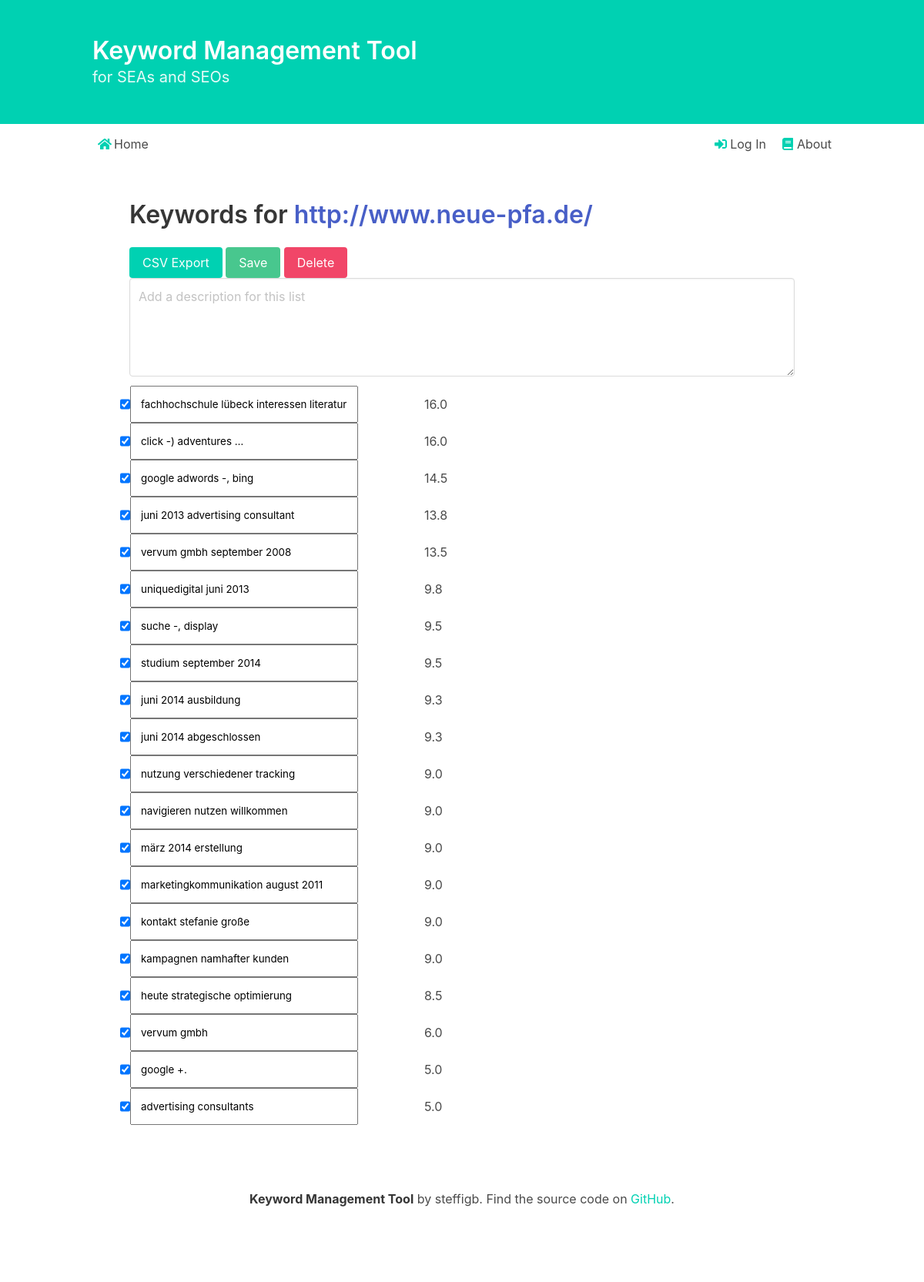
Page /10/list/ on the committed database.
### keywords/models.py (models this page shows)
class KeywordsList(models.Model):
    description = models.TextField(max_length=200)
    url = models.CharField(max_length=200)
    author = models.ForeignKey(
        settings.AUTH_USER_MODEL,
        on_delete=models.CASCADE,
    )

class Keyword(models.Model):
    kw_list = models.ForeignKey(KeywordsList, on_delete=models.CASCADE)
    phrase = models.CharField(max_length=300)
    score = models.FloatField(default=0)

### keywords/views.py (the view)
# urls.py: path('<int:list_id>/list/', views.keyword_list, name='list'),
def keyword_list(request, list_id):
    kw_list = get_object_or_404(KeywordsList, pk=list_id)
    keywords = Keyword.objects.filter(kw_list=kw_list)
    context = {
        "phrases": keywords,
        "list": kw_list,
        "login": True
    }
    template = loader.get_template('keywords/keywords-output.html')
    return HttpResponse(template.render(context, request))

### keywords/templates/keywords/keywords-output.html
{% extends 'keywords/base.html' %}
{% block content %}
<section class='section'>
  <div class='container'>
    <h1 class='title'>Keywords for <a href='{{ list.url }}'>{{ list.url }}</a></h1>
    {% if login%}
    <a href='{% url 'csv_export' list.id %}' target='_blank' class='button is-primary' type='submit' value='csv'>CSV Export</a>
    <a href='' target='_blank' class='button is-success' type='submit' value='csv'>Save</a>
    <a href='' target='_blank' class='button is-danger' type='submit' value='csv'>Delete</a>
    <br/>
    <textarea class='textarea' placeholder='Add a description for this list'></textarea>
    {% endif %}
    <br/>
    <form>
      {% for phrase in phrases %}
      <div class='columns'>
        <input type='checkbox' checked='true' name='keep' />
        <input class='column is-4' value='{{ phrase.phrase }}' name='keyword' />
        <div class='column is-1'></div>
        <div class='column is-2'>{{ phrase.score|floatformat:1 }}</div>
      </div>
      {% endfor %}
    </form>
  </div>
</section>
{% endblock %}

### rows in the picture
KeywordsList: url "http://www.neue-pfa.de/"
Keyword: keyword "fachhochschule lübeck interessen literatur", score "16.0"
Keyword: keyword "click -) adventures …", score "16.0"
Keyword: keyword "google adwords -, bing", score "14.5"
Keyword: keyword "juni 2013 advertising consultant", score "13.8"
Keyword: keyword "vervum gmbh september 2008", score "13.5"
Keyword: keyword "uniquedigital juni 2013", score "9.8"
Keyword: keyword "suche -, display", score "9.5"
Keyword: keyword "studium september 2014", score "9.5"
Keyword: keyword "juni 2014 ausbildung", score "9.3"
Keyword: keyword "juni 2014 abgeschlossen", score "9.3"
Keyword: keyword "nutzung verschiedener tracking", score "9.0"
Keyword: keyword "navigieren nutzen willkommen", score "9.0"
Keyword: keyword "märz 2014 erstellung", score "9.0"
Keyword: keyword "marketingkommunikation august 2011", score "9.0"
Keyword: keyword "kontakt stefanie große", score "9.0"
Keyword: keyword "kampagnen namhafter kunden", score "9.0"
Keyword: keyword "heute strategische optimierung", score "8.5"
Keyword: keyword "vervum gmbh", score "6.0"
Keyword: keyword "google +.", score "5.0"
Keyword: keyword "advertising consultants", score "5.0"
